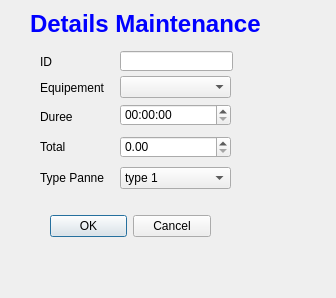
<?xml version="1.0" encoding="UTF-8"?>
<ui version="4.0">
 <class>add_maintenance</class>
 <widget class="QDialog" name="add_maintenance">
  <property name="geometry">
   <rect>
    <x>0</x>
    <y>0</y>
    <width>336</width>
    <height>298</height>
   </rect>
  </property>
  <property name="windowTitle">
   <string>Dialog</string>
  </property>
  <widget class="QDialogButtonBox" name="buttonBox">
   <property name="geometry">
    <rect>
     <x>50</x>
     <y>210</y>
     <width>161</width>
     <height>32</height>
    </rect>
   </property>
   <property name="orientation">
    <enum>Qt::Horizontal</enum>
   </property>
   <property name="standardButtons">
    <set>QDialogButtonBox::Cancel|QDialogButtonBox::Ok</set>
   </property>
  </widget>
  <widget class="QLabel" name="label_6">
   <property name="geometry">
    <rect>
     <x>40</x>
     <y>80</y>
     <width>71</width>
     <height>16</height>
    </rect>
   </property>
   <property name="text">
    <string>Equipement</string>
   </property>
  </widget>
  <widget class="QLabel" name="label_5">
   <property name="geometry">
    <rect>
     <x>40</x>
     <y>170</y>
     <width>71</width>
     <height>16</height>
    </rect>
   </property>
   <property name="text">
    <string>Type Panne</string>
   </property>
  </widget>
  <widget class="QComboBox" name="panne">
   <property name="geometry">
    <rect>
     <x>120</x>
     <y>167</y>
     <width>111</width>
     <height>22</height>
    </rect>
   </property>
   <item>
    <property name="text">
     <string>type 1</string>
    </property>
   </item>
   <item>
    <property name="text">
     <string>type 2</string>
    </property>
   </item>
   <item>
    <property name="text">
     <string>type 3</string>
    </property>
   </item>
   <item>
    <property name="text">
     <string>type 4</string>
    </property>
   </item>
  </widget>
  <widget class="QLabel" name="label_4">
   <property name="geometry">
    <rect>
     <x>40</x>
     <y>110</y>
     <width>47</width>
     <height>14</height>
    </rect>
   </property>
   <property name="text">
    <string>Duree</string>
   </property>
  </widget>
  <widget class="QLineEdit" name="id">
   <property name="geometry">
    <rect>
     <x>120</x>
     <y>51</y>
     <width>113</width>
     <height>20</height>
    </rect>
   </property>
  </widget>
  <widget class="QLabel" name="label_2">
   <property name="geometry">
    <rect>
     <x>40</x>
     <y>55</y>
     <width>47</width>
     <height>14</height>
    </rect>
   </property>
   <property name="text">
    <string>ID</string>
   </property>
  </widget>
  <widget class="QLabel" name="label_3">
   <property name="geometry">
    <rect>
     <x>40</x>
     <y>140</y>
     <width>47</width>
     <height>14</height>
    </rect>
   </property>
   <property name="text">
    <string>Total</string>
   </property>
  </widget>
  <widget class="QLabel" name="label">
   <property name="geometry">
    <rect>
     <x>30</x>
     <y>4</y>
     <width>251</width>
     <height>41</height>
    </rect>
   </property>
   <property name="text">
    <string>&lt;html&gt;&lt;head/&gt;&lt;body&gt;&lt;p&gt;&lt;span style=&quot; font-size:18pt; font-weight:600; color:#0000ff;&quot;&gt;Details Maintenance&lt;/span&gt;&lt;/p&gt;&lt;/body&gt;&lt;/html&gt;</string>
   </property>
  </widget>
  <widget class="QTimeEdit" name="duree">
   <property name="geometry">
    <rect>
     <x>120</x>
     <y>104</y>
     <width>111</width>
     <height>22</height>
    </rect>
   </property>
  </widget>
  <widget class="QComboBox" name="equipement">
   <property name="geometry">
    <rect>
     <x>120</x>
     <y>76</y>
     <width>111</width>
     <height>22</height>
    </rect>
   </property>
  </widget>
  <widget class="QDoubleSpinBox" name="total">
   <property name="geometry">
    <rect>
     <x>120</x>
     <y>136</y>
     <width>111</width>
     <height>22</height>
    </rect>
   </property>
  </widget>
 </widget>
 <resources/>
 <connections>
  <connection>
   <sender>buttonBox</sender>
   <signal>accepted()</signal>
   <receiver>add_maintenance</receiver>
   <slot>accept()</slot>
   <hints>
    <hint type="sourcelabel">
     <x>248</x>
     <y>254</y>
    </hint>
    <hint type="destinationlabel">
     <x>157</x>
     <y>274</y>
    </hint>
   </hints>
  </connection>
  <connection>
   <sender>buttonBox</sender>
   <signal>rejected()</signal>
   <receiver>add_maintenance</receiver>
   <slot>reject()</slot>
   <hints>
    <hint type="sourcelabel">
     <x>316</x>
     <y>260</y>
    </hint>
    <hint type="destinationlabel">
     <x>286</x>
     <y>274</y>
    </hint>
   </hints>
  </connection>
 </connections>
</ui>
